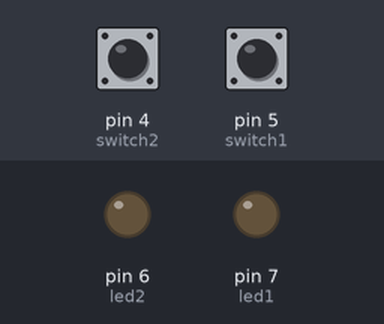
Recording of a sketch running on a simulated Arduino Uno, built with avr-gcc and run on an emulated ATmega328P. On the bench: output pins drawn as LEDs (lit = HIGH). The test bench sets the inputs (shaded band); at power-on: pin 4 (switch2) LOW, pin 5 (switch1) LOW.

Above: at 1.2 s.
1.3 s: pin 4 (switch2) pulled HIGH for 0.15 s
At 1.37 s:
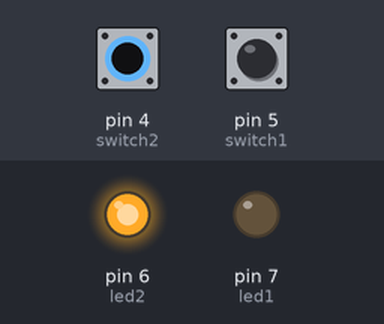
2.9 s: pin 5 (switch1) pulled HIGH for 0.15 s
At 2.97 s:
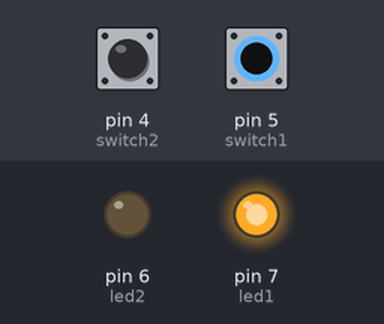
4.5 s: pin 5 (switch1) pulled HIGH for 3.2 s
At 8.3 s:
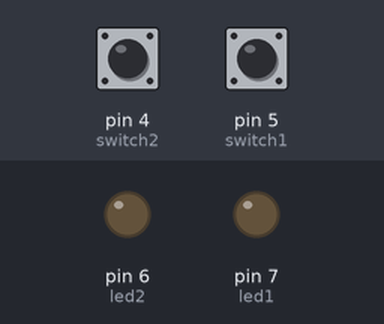
9.2 s: pin 4 (switch2) pulled HIGH for 3.2 s
At 10.6 s:
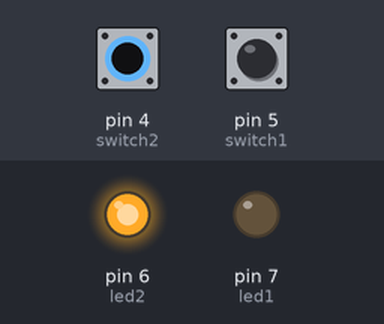
13.9 s: pin 4 (switch2) driven HIGH and pin 5 (switch1) driven HIGH
At 14.2 s:
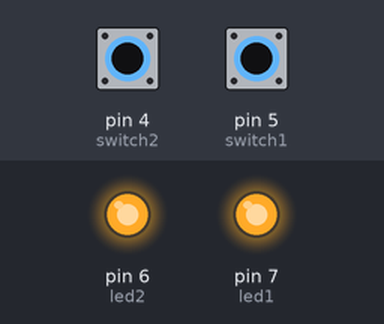
Timing chart, 0 to 16.4 s (numbered marks = the images above; inputs shaded):
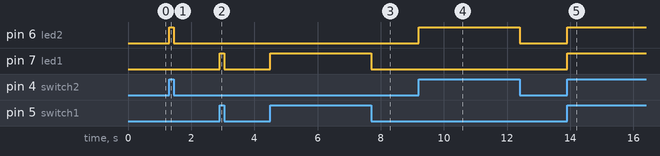

The sketch:

DigitalInputOutput.ino
```cpp
// Digital Input Output
//


// Naming of Pins
int led1=7;
int led2=6;
int switch1=5;
int switch2=4;

// the setup routine runs once when you press reset:
void setup() {
  // initialize the digital pin as an output.
  pinMode(switch1, INPUT);
  pinMode(switch2, INPUT);
  pinMode(led1, OUTPUT);
  pinMode(led2, OUTPUT);

}

// the loop routine runs over and over again forever:
void loop() {
 // read the switch1 input:
   if (digitalRead(switch1) == HIGH) {
     // if the switch is closed:
     digitalWrite(led1, HIGH);    // turn on the LED 1
   }
   else {
     // if the switch is open:
     digitalWrite(led1, LOW);    // turn off the LED 1
   }


  // read the switch2 input:
   if (digitalRead(switch2) == HIGH) {
     // if the switch is closed:
     digitalWrite(led2, HIGH);    // turn on the LED 2
   }
   else {
     // if the switch is open:
     digitalWrite(led2, LOW);    // turn off the LED 2
   }


}
```

Measured:
- after the input at 1.3 s, pin 6 (led2): LOW → HIGH at once, → LOW 0.15 s later
- after the input at 2.9 s, pin 7 (led1): LOW → HIGH at once, → LOW 0.15 s later
- after the input at 4.5 s, pin 7 (led1): LOW → HIGH at once, → LOW 3.2 s later
- after the input at 9.2 s, pin 6 (led2): LOW → HIGH at once, → LOW 3.2 s later
- after the input at 13.9 s, pin 6 (led2), pin 7 (led1): LOW → HIGH at once
